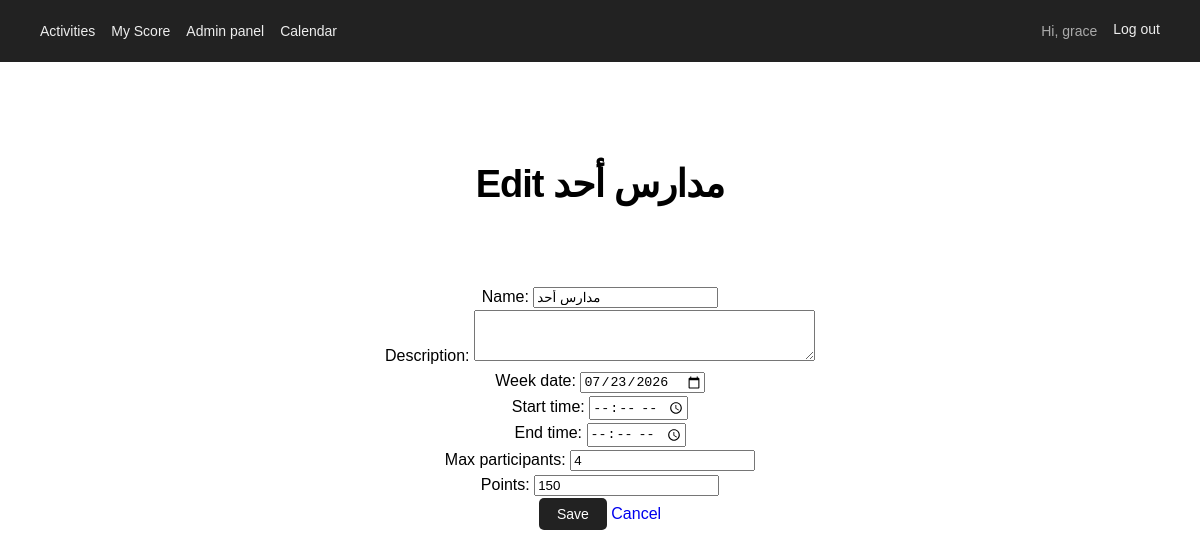
The app's page /admin-panel/activities/1/edit/ (signed in) with its own data.
### activities/models.py (models this page shows, shortened)
class Activity(models.Model):
    name = models.CharField(max_length=200)
    description = models.TextField(blank=True)
    week_date = models.DateField()
    start_time = models.TimeField(blank=True, null=True)
    end_time = models.TimeField(blank=True, null=True)
    max_participants = models.PositiveIntegerField(default=4)
    points = models.PositiveIntegerField(default=0)
    is_hidden = models.BooleanField(default=False)
    is_marked = models.BooleanField(default=False)
    created_at = models.DateTimeField(auto_now_add=True)
    class Meta:
        ordering = ['week_date', 'name']

### activities/views.py (the view)
# urls.py: path('admin-panel/activities/<int:activity_id>/edit/', views.admin_activity_edit, name='admin_activity_edit'),
@staff_required
def admin_activity_edit(request, activity_id):
    activity = get_object_or_404(Activity, id=activity_id)
    if request.method == 'POST':
        form = ActivityForm(request.POST, instance=activity)
        if form.is_valid():
            form.save()
            messages.success(request, "Activity updated.")
            return redirect('admin_dashboard')
    else:
        form = ActivityForm(instance=activity)
    return render(request, 'activities/admin_activity_form.html', {
        'form': form, 'title': f'Edit {activity.name}',
    })

### activities/forms.py
class ActivityForm(forms.ModelForm):
    class Meta:
        model = Activity
        fields = ['name', 'description', 'week_date', 'start_time', 'end_time', 'max_participants', 'points']
        widgets = {
            'week_date': forms.DateInput(attrs={'type': 'date'}),
            'start_time': forms.TimeInput(attrs={'type': 'time'}),
            'end_time': forms.TimeInput(attrs={'type': 'time'}),
            'description': forms.Textarea(attrs={'rows': 3}),
        }

### activities/views.py (called while the page is built)
def staff_required(view_func):
    return user_passes_test(lambda u: u.is_authenticated and u.is_staff, login_url='login')(view_func)

### activities/templates/activities/admin_activity_form.html (shortened to what this page needs)
{% extends 'activities/../../../activities/templates/activities/index.html' %}
{% block content %}
    <h1 class="main-heading">{{ title }}</h1>
    <form method="post" class="admin-form">
        {{ form.as_p }}
        <button type="submit" class="btn">Save</button>
        <a href="{% url 'admin_dashboard' %}">Cancel</a>
    </form>
{% endblock %}

### activities/templates/activities/index.html (shortened to what this page needs)
{% load static %}
<!DOCTYPE html>
<html lang="en">
<head>
    <link rel="stylesheet" href="{% static 'activities/style.css' %}">
    <link rel="stylesheet" href="{% static 'activities/queries.css' %}">
</head>
<body>
    <header>
        <nav>
            <div class="nav-left-container">
                <a href="{% url 'activity_list' %}">Activities</a>
                {% if user.is_authenticated %}
                <a href="{% url 'my_score' %}">My Score</a>
                {% if user.is_staff %}
                    <a href="{% url 'admin_dashboard' %}">Admin panel</a>
                    <a href="{% url 'calendar' %}">Calendar</a>
                {% endif %}
            </div>
            <div class="nav-user-container">
                <p class="nav-user">Hi, {{ user.username }}</p>
                <form action="{% url 'logout' %}" method="post" class="inline-form">
                    <button type="submit" class="link-button">Log out</button>
                </form>
            </div>
            {% else %}
                <a href="{% url 'login' %}">Log in</a>
            {% endif %}
        </nav>
    </header>
    <main class="main-cont">
        {% block content %}{% endblock %}
    </main>
</body>
</html>

### static/activities/style.css (style rules this page uses)
* { box-sizing: border-box; }
body { font-family: Arial, sans-serif; margin: 0; padding: 0; }
a { text-decoration:none; }
h1 { font-size: 38px; letter-spacing: -1px; line-height: 1.2; }
p { margin: 0 auto; line-height: 1.6; }
.main-cont { text-align: center; margin-top: 100px; box-sizing: border-box; }
.main-heading { font-weight: 700; margin-bottom: 2em; }
nav { width: 100%; background: #222; padding: 20px 24px; display: flex; justify-content: space-between; align-items: center; gap: 18px; }
nav a, .link-button { color: #eee; font-size: 14px; }
.nav-left-container { display: flex; gap: 1rem; margin-left: 1rem; }
.nav-user-container { display: flex; gap: 1rem; margin-right: 1rem; }
.nav-user { color: #aaa; font-size: 14px; margin-left: auto; }
.link-button { background: none; border: none; cursor: pointer; font-size: 14px; padding: 0; }
.btn { color: #fff; display: inline-block; background: #222; border: none; padding: 8px 18px; border-radius: 5px; font-size: 14px; cursor: pointer; }
.inline-form { display: inline-block; margin: 0; }

### records on screen
Activity: name "مدارس أحد", week_date "07/23/2026", max_participants "4", points "150"

### other values on screen
{{ user.username }} "grace"
{{ title }} "Edit مدارس أحد"
